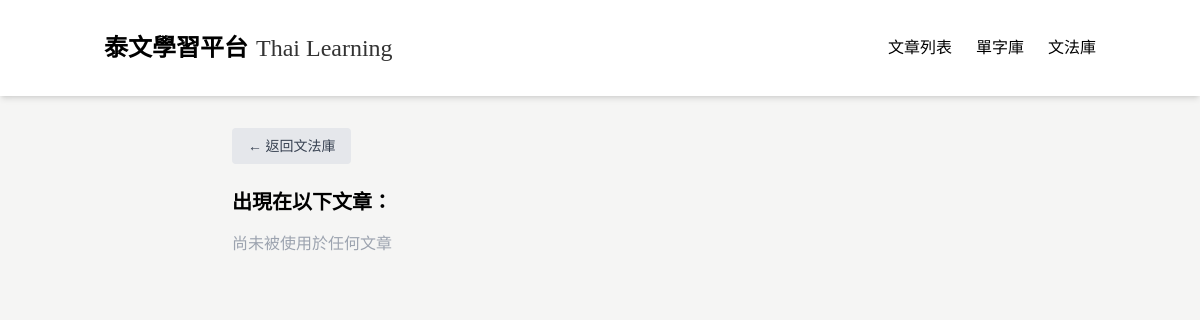
/grammar/120, run on an earlier commit of the app's database.
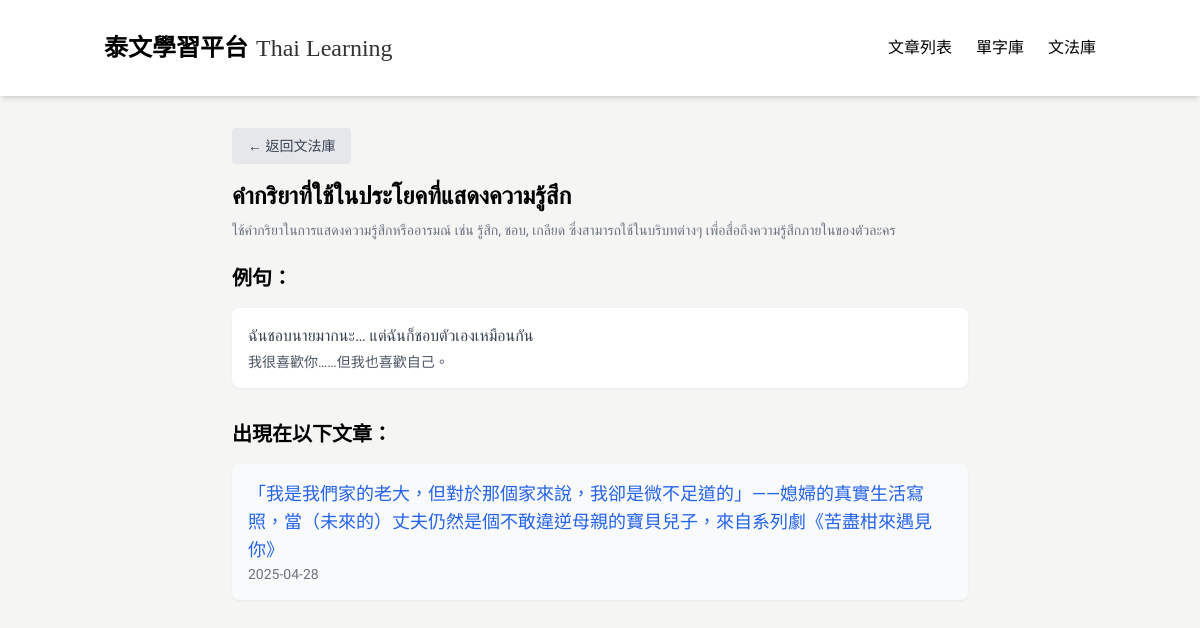
And on a later commit of the database.
### tables this page shows
CREATE TABLE GrammarPoint (
            id INTEGER PRIMARY KEY AUTOINCREMENT,
            title TEXT,
            explanation TEXT,
            articleId INTEGER,
            createdAt TEXT,
            updatedAt TEXT
        );

CREATE TABLE GrammarExample (
            id INTEGER PRIMARY KEY AUTOINCREMENT,
            thai TEXT,
            chinese TEXT,
            grammarPointId INTEGER,
            createdAt TEXT,
            updatedAt TEXT
        );

CREATE TABLE Article (
            id INTEGER PRIMARY KEY AUTOINCREMENT,
            title TEXT,
            chineseTitle TEXT,
            content TEXT,
            chineseContent TEXT,
            category TEXT,
            url TEXT,
            status TEXT,
            createdAt TEXT,
            updatedAt TEXT,
            authorId INTEGER
        );

### app_sqlite.py (the view)
@app.route('/grammar/<int:grammar_id>')
def grammar_detail(grammar_id):
    conn = get_db_connection()
    grammar_point = conn.execute(
        'SELECT * FROM GrammarPoint WHERE id = ?', (grammar_id,)
    ).fetchone()
    examples = conn.execute(
        'SELECT * FROM GrammarExample WHERE grammarPointId = ?', (grammar_id,)
    ).fetchall()
    articles = conn.execute("""
        SELECT Article.*
        FROM Article
        JOIN GrammarArticle ON Article.id = GrammarArticle.articleId
        WHERE GrammarArticle.grammarPointId = ? AND Article.status = 'published'
        ORDER BY Article.createdAt DESC
    """, (grammar_id,)).fetchall()
    conn.close()
    return render_template('grammar_detail.html', grammar=grammar_point, examples=examples, articles=articles)

### app_sqlite.py (called while the page is built)
def get_db_connection():
    base_path = os.path.dirname(os.path.abspath(__file__))
    db_path = os.path.join(base_path, 'data.db')
    conn = sqlite3.connect(db_path)  # SQLite 檔名
    conn.row_factory = sqlite3.Row     # 讓取出的資料像字典一樣操作
    return conn

### templates/grammar_detail.html (shortened to what this page needs)
<!DOCTYPE html>
<html lang="zh-TW">
<head>
  <script src="https://cdn.tailwindcss.com"></script>
</head>
<body>
  <nav class="bg-white shadow-md sticky top-0 z-50">
    <div class="container mx-auto px-4 py-4">
      <div class="flex justify-between items-center py-4">
        <div class="flex items-center space-x-2">
          <a href="/" class="flex items-end space-x-2">
            <span class="nav-title text-2xl font-bold text-black">泰文學習平台</span>
            <span class="nav-subtitle text-2xl text-black/80 self-end">Thai Learning</span>
          </a>
        </div>
        <div class="hidden md:flex space-x-6">
          <a href="/" class="tab-btn active-tab text-black hover:text-gray-700" data-tab="articles">文章列表</a>
          <a href="/vocabulary" class="text-black hover:text-gray-700">單字庫</a>
          <a href="/grammar" class="text-black hover:text-gray-700">文法庫</a>
        </div>
      </div>
    </div>
  </nav>
<div class="max-w-3xl mx-auto px-4 py-8">
  <div class="mb-4">
    <a href="/grammar" class="inline-block px-4 py-2 bg-gray-200 text-gray-700 rounded hover:bg-gray-300 text-sm">
      ← 返回文法庫
    </a>
  </div>
  <h1 class="text-2xl font-bold mb-2">{{ grammar.title }}</h1>
  <p class="text-sm text-gray-500 mb-6">{{ grammar.explanation }}</p>
  {% if examples %}
  <div class="mb-8">
    <h2 class="text-xl font-semibold mb-4">例句：</h2>
    <div class="space-y-3">
      {% for example in examples %}
      <div class="bg-white p-4 rounded-lg shadow-sm">
        <p class="thai-text mb-1 text-gray-700">{{ example.thai }}</p>
        <p class="text-sm text-gray-600">{{ example.chinese }}</p>
      </div>
      {% endfor %}
    </div>
  </div>
  {% endif %}
  <h2 class="text-xl font-semibold mb-4">出現在以下文章：</h2>
  <ul class="space-y-3">
    {% for article in articles %}
    <li>
      <a href="/article/{{ article.id }}" class="block p-4 bg-gray-50 hover:bg-gray-100 rounded-lg shadow-sm transition">
        <p class="text-lg font-medium text-blue-600">{{ article.chineseTitle or article.title }}</p>
        <p class="text-sm text-gray-500">{{ article.createdAt[:10] }}</p>
      </a>
    </li>
    {% else %}
    <li class="text-gray-400">尚未被使用於任何文章</li>
    {% endfor %}
  </ul>
</div>

What changed in the data, as far as the page shows it:
added GrammarPoint: title "คำกริยาที่ใช้ในประโยคที่แสดงความรู้สึก", explanation "ใช้คำกริยาในการแสดงความรู้สึกหรืออารมณ์ เช่น รู้สึก, ชอบ, เกลียด ซึ่งสามารถใช้ในบริบทต่างๆ เพื่อสื่อถึงความรู้สึกภายในของตัวละคร"
added GrammarExample: thai "ฉันชอบนายมากนะ… แต่ฉันก็ชอบตัวเองเหมือนกัน", chinese "我很喜歡你……但我也喜歡自己。"
added Article: chineseTitle "「我是我們家的老大，但對於那個家來說，我卻是微不足道的」——媳婦的真實生活寫照，當（未來的）丈夫仍然是個不敢違逆母親的寶貝兒子，來自系列劇《苦盡柑來遇見你》", createdAt "2025-04-28"
Also different on the page:
text no longer shown: "尚未被使用於任何文章"
text now shown: "例句："
